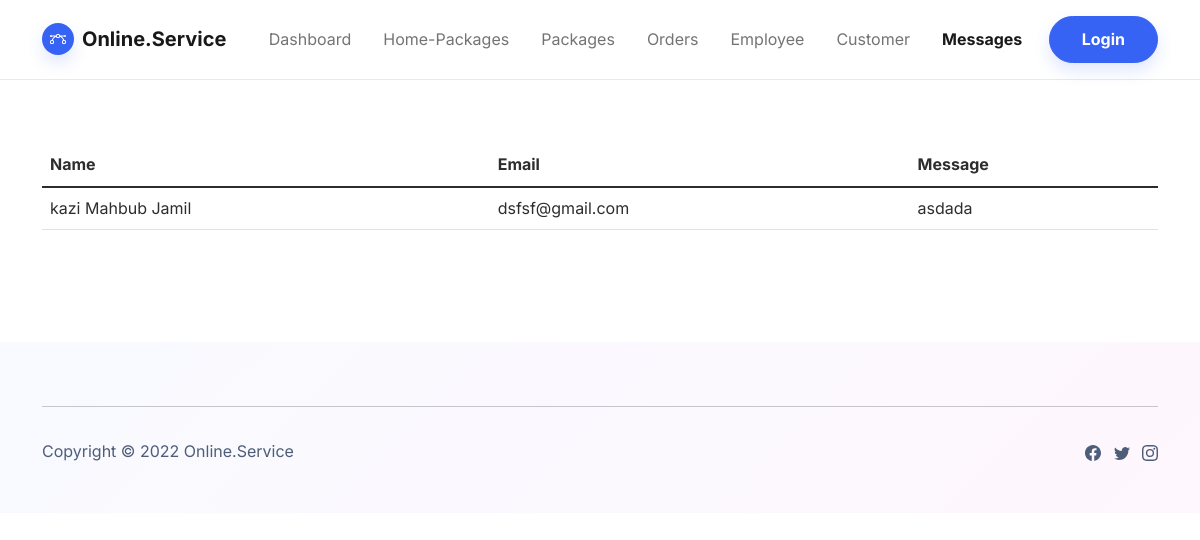
The app's page /Messages_admin.php with its own data.
### tables this page shows
CREATE TABLE `contacts` (
  `contact_id` tinyint(10) NOT NULL,
  `name` varchar(50) NOT NULL,
  `email` varchar(30) NOT NULL,
  `message` varchar(300) NOT NULL
);

### Messages_admin.php (the view, shortened to what this page needs)
<!DOCTYPE html>
<html lang="en">
<head>
    <link rel="stylesheet" href="assets/bootstrap/css/bootstrap.min.css?h=88e3a007383196388a6d5b5eef85f893">
    <link rel="stylesheet" href="assets/css/Responsive-Form-1.css?h=c6261da663e77c52ac9a03330e69905e">
    <link rel="stylesheet" href="assets/css/Responsive-Form.css?h=89e4edcb6c3458a3d6646f0374cd4470">
</head>
<body style="/*background: url(&quot;design.jpg&quot;);*/background-position: 0 -60px;">
    <nav class="navbar navbar-light navbar-expand-md fixed-top navbar-shrink py-3" id="mainNav">
        <div class="container"><a class="navbar-brand d-flex align-items-center" href="dashboard.php"><span class="bs-icon-sm bs-icon-circle bs-icon-primary shadow d-flex justify-content-center align-items-center me-2 bs-icon">
                    </span><span>Online.Service</span></a>
            <div class="collapse navbar-collapse" id="navcol-1">
                <ul class="navbar-nav mx-auto">
                <li class="nav-item"><a class="nav-link" href="dashboard.php">Dashboard</a></li>
                    <li class="nav-item"><a class="nav-link" href="homepackages_admin.php">Home-Packages</a></li>
                    <li class="nav-item"><a class="nav-link" href="packages_admin.php">Packages</a></li>
                    <li class="nav-item"><a class="nav-link" href="#">Orders</a></li>
                    <li class="nav-item"><a class="nav-link" href="#">Employee</a></li>
                    <li class="nav-item"><a class="nav-link" href="customer_admin.php">Customer</a></li>
                    <li class="nav-item"><a class="nav-link active" href="Messages_admin.php">Messages</a></li>
                    <?php
                    if(isset($_SESSION["aemail"])) {
                    ?>
                    <?php  $_SESSION["aemail"]; ?></ul><a class="btn btn-primary shadow" role="button" title="logout" href="logout.php">Logout</a>
                    <?php
                    }else { ?>
                    </ul><a class="btn btn-primary shadow" role="button" href="adminlogin.php">Login</a>
                    <?php }
                    ?>
            </div>
        </div>
    </nav>
        <div class="container pt-4 pt-xl-5">
            <div class="row pt-5">
                <div class="col">
                    <div class="table-responsive">
                        <table class="table">
                            <thead>
                                <tr>
                                    <th>Name</th>
                                    <th>Email </th>
                                    <th>Message</th>
                                </tr>
                            </thead>
                            <tbody>
                                <tr>
                                    <?php
                                    $link = mysqli_connect("localhost", "root", "", "online_service_agency");
                                    $query = "SELECT * FROM contacts;";
                                        $result = mysqli_query($link, $query);
                                        if(mysqli_num_rows($result) > 0){
                                    while($row = mysqli_fetch_assoc($result)) {
                                    ?>
                                    <td><?php echo $row['name']; ?></td>
                                    <td><?php echo $row['email']; ?></td>
                                    <td><?php echo $row['message']; ?></td>
                                </tr>
                                <?php
                                }
                                        }
                                ?>
                            </tbody>
                        </table>
                    </div>
                </div>
            </div>
        </div>
    <section class="py-5"></section>
    <footer class="bg-primary-gradient">
        <div class="container py-4 py-lg-5">
            <hr>
            <div class="text-muted d-flex justify-content-between align-items-center pt-3">
                <p class="mb-0">Copyright © 2022 Online.Service</p>
                <ul class="list-inline mb-0">
                    <li class="list-inline-item"></li>
                    <li class="list-inline-item"></li>
                    <li class="list-inline-item"></li>
                </ul>
            </div>
        </div>
    </footer>
</body>
</html>

### records on screen
contacts: name "kazi Mahbub Jamil", email "dsfsf@gmail.com", message "asdada"
